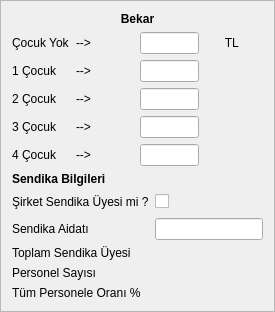
           <widget class="QFrame" name="frame_12">
            <property name="frameShape">
             <enum>QFrame::StyledPanel</enum>
            </property>
            <property name="frameShadow">
             <enum>QFrame::Raised</enum>
            </property>
            <layout class="QGridLayout" name="gridLayout_8">
             <item row="0" column="0">
              <layout class="QGridLayout" name="gridLayout_27" rowstretch="1,1,1,1,1,1" columnstretch="1,1,1,1">
               <item row="0" column="0" colspan="4">
                <widget class="QLabel" name="label_bekar">
                 <property name="sizePolicy">
                  <sizepolicy hsizetype="Expanding" vsizetype="Fixed">
                   <horstretch>0</horstretch>
                   <verstretch>0</verstretch>
                  </sizepolicy>
                 </property>
                 <property name="font">
                  <font>
                   <weight>75</weight>
                   <bold>true</bold>
                  </font>
                 </property>
                 <property name="text">
                  <string>Bekar</string>
                 </property>
                 <property name="alignment">
                  <set>Qt::AlignCenter</set>
                 </property>
                </widget>
               </item>
               <item row="1" column="0">
                <widget class="QLabel" name="label_cocuk_1">
                 <property name="sizePolicy">
                  <sizepolicy hsizetype="Fixed" vsizetype="Expanding">
                   <horstretch>0</horstretch>
                   <verstretch>0</verstretch>
                  </sizepolicy>
                 </property>
                 <property name="text">
                  <string>Çocuk Yok</string>
                 </property>
                </widget>
               </item>
               <item row="1" column="1">
                <widget class="QLabel" name="label_ok_1">
                 <property name="sizePolicy">
                  <sizepolicy hsizetype="Expanding" vsizetype="Fixed">
                   <horstretch>0</horstretch>
                   <verstretch>0</verstretch>
                  </sizepolicy>
                 </property>
                 <property name="text">
                  <string>--&gt;</string>
                 </property>
                </widget>
               </item>
               <item row="1" column="2">
                <widget class="QCommaEdit" name="comma_edit_bekar_cocuk_yok">
                 <property name="sizePolicy">
                  <sizepolicy hsizetype="Expanding" vsizetype="Fixed">
                   <horstretch>0</horstretch>
                   <verstretch>0</verstretch>
                  </sizepolicy>
                 </property>
                 <property name="whatsThis">
                  <string>Sayilari formatina(Or:1,000,234.50) donusturur. </string>
                 </property>
                 <property name="QCommaEdit" stdset="0">
                  <rect>
                   <x>0</x>
                   <y>0</y>
                   <width>100</width>
                   <height>100</height>
                  </rect>
                 </property>
                </widget>
               </item>
               <item row="1" column="3">
                <widget class="QLabel" name="label_tl">
                 <property name="sizePolicy">
                  <sizepolicy hsizetype="Expanding" vsizetype="Fixed">
                   <horstretch>0</horstretch>
                   <verstretch>0</verstretch>
                  </sizepolicy>
                 </property>
                 <property name="text">
                  <string>      TL</string>
                 </property>
                </widget>
               </item>
               <item row="2" column="0">
                <widget class="QLabel" name="label_cocuk_2">
                 <property name="sizePolicy">
                  <sizepolicy hsizetype="Fixed" vsizetype="Expanding">
                   <horstretch>0</horstretch>
                   <verstretch>0</verstretch>
                  </sizepolicy>
                 </property>
                 <property name="text">
                  <string>1 Çocuk</string>
                 </property>
                </widget>
               </item>
               <item row="2" column="1">
                <widget class="QLabel" name="label_ok_2">
                 <property name="sizePolicy">
                  <sizepolicy hsizetype="Expanding" vsizetype="Fixed">
                   <horstretch>0</horstretch>
                   <verstretch>0</verstretch>
                  </sizepolicy>
                 </property>
                 <property name="text">
                  <string>--&gt;</string>
                 </property>
                </widget>
               </item>
               <item row="2" column="2">
                <widget class="QCommaEdit" name="comma_edit_bekar_1_cocuk">
                 <property name="sizePolicy">
                  <sizepolicy hsizetype="Expanding" vsizetype="Fixed">
                   <horstretch>0</horstretch>
                   <verstretch>0</verstretch>
                  </sizepolicy>
                 </property>
                 <property name="whatsThis">
                  <string>Sayilari formatina(Or:1,000,234.50) donusturur. </string>
                 </property>
                 <property name="QCommaEdit" stdset="0">
                  <rect>
                   <x>0</x>
                   <y>0</y>
                   <width>100</width>
                   <height>100</height>
                  </rect>
                 </property>
                </widget>
               </item>
               <item row="3" column="0">
                <widget class="QLabel" name="label_cocuk_3">
                 <property name="sizePolicy">
                  <sizepolicy hsizetype="Fixed" vsizetype="Expanding">
                   <horstretch>0</horstretch>
                   <verstretch>0</verstretch>
                  </sizepolicy>
                 </property>
                 <property name="text">
                  <string>2 Çocuk</string>
                 </property>
                </widget>
               </item>
               <item row="3" column="1">
                <widget class="QLabel" name="label_ok_3">
                 <property name="sizePolicy">
                  <sizepolicy hsizetype="Expanding" vsizetype="Fixed">
                   <horstretch>0</horstretch>
                   <verstretch>0</verstretch>
                  </sizepolicy>
                 </property>
                 <property name="text">
                  <string>--&gt;</string>
                 </property>
                </widget>
               </item>
               <item row="3" column="2">
                <widget class="QCommaEdit" name="comma_edit_bekar_2_cocuk">
                 <property name="sizePolicy">
                  <sizepolicy hsizetype="Expanding" vsizetype="Fixed">
                   <horstretch>0</horstretch>
                   <verstretch>0</verstretch>
                  </sizepolicy>
                 </property>
                 <property name="whatsThis">
                  <string>Sayilari formatina(Or:1,000,234.50) donusturur. </string>
                 </property>
                 <property name="QCommaEdit" stdset="0">
                  <rect>
                   <x>0</x>
                   <y>0</y>
                   <width>100</width>
                   <height>100</height>
                  </rect>
                 </property>
                </widget>
               </item>
               <item row="4" column="0">
                <widget class="QLabel" name="label_cocuk_4">
                 <property name="sizePolicy">
                  <sizepolicy hsizetype="Fixed" vsizetype="Expanding">
                   <horstretch>0</horstretch>
                   <verstretch>0</verstretch>
                  </sizepolicy>
                 </property>
                 <property name="text">
                  <string>3 Çocuk</string>
                 </property>
                </widget>
               </item>
               <item row="4" column="1">
                <widget class="QLabel" name="label_ok_4">
                 <property name="sizePolicy">
                  <sizepolicy hsizetype="Expanding" vsizetype="Fixed">
                   <horstretch>0</horstretch>
                   <verstretch>0</verstretch>
                  </sizepolicy>
                 </property>
                 <property name="text">
                  <string>--&gt;</string>
                 </property>
                </widget>
               </item>
               <item row="4" column="2">
                <widget class="QCommaEdit" name="comma_edit_bekar_3_cocuk">
                 <property name="sizePolicy">
                  <sizepolicy hsizetype="Expanding" vsizetype="Fixed">
                   <horstretch>0</horstretch>
                   <verstretch>0</verstretch>
                  </sizepolicy>
                 </property>
                 <property name="whatsThis">
                  <string>Sayilari formatina(Or:1,000,234.50) donusturur. </string>
                 </property>
                 <property name="QCommaEdit" stdset="0">
                  <rect>
                   <x>0</x>
                   <y>0</y>
                   <width>100</width>
                   <height>100</height>
                  </rect>
                 </property>
                </widget>
               </item>
               <item row="5" column="0">
                <widget class="QLabel" name="label_cocuk_5">
                 <property name="sizePolicy">
                  <sizepolicy hsizetype="Fixed" vsizetype="Expanding">
                   <horstretch>0</horstretch>
                   <verstretch>0</verstretch>
                  </sizepolicy>
                 </property>
                 <property name="text">
                  <string>4 Çocuk</string>
                 </property>
                </widget>
               </item>
               <item row="5" column="1">
                <widget class="QLabel" name="label_ok_5">
                 <property name="sizePolicy">
                  <sizepolicy hsizetype="Expanding" vsizetype="Fixed">
                   <horstretch>0</horstretch>
                   <verstretch>0</verstretch>
                  </sizepolicy>
                 </property>
                 <property name="text">
                  <string>--&gt;</string>
                 </property>
                </widget>
               </item>
               <item row="5" column="2">
                <widget class="QCommaEdit" name="comma_edit_bekar_4_cocuk">
                 <property name="sizePolicy">
                  <sizepolicy hsizetype="Expanding" vsizetype="Fixed">
                   <horstretch>0</horstretch>
                   <verstretch>0</verstretch>
                  </sizepolicy>
                 </property>
                 <property name="whatsThis">
                  <string>Sayilari formatina(Or:1,000,234.50) donusturur. </string>
                 </property>
                 <property name="QCommaEdit" stdset="0">
                  <rect>
                   <x>0</x>
                   <y>0</y>
                   <width>100</width>
                   <height>100</height>
                  </rect>
                 </property>
                </widget>
               </item>
              </layout>
             </item>
             <item row="2" column="0">
              <layout class="QGridLayout" name="gridLayout_12" rowstretch="1,1,1,1,1" columnstretch="1,2,10,20">
               <item row="0" column="0" colspan="2">
                <widget class="QLabel" name="label_27">
                 <property name="sizePolicy">
                  <sizepolicy hsizetype="Fixed" vsizetype="Fixed">
                   <horstretch>0</horstretch>
                   <verstretch>0</verstretch>
                  </sizepolicy>
                 </property>
                 <property name="text">
                  <string>Şirket Sendika Üyesi mi ?</string>
                 </property>
                </widget>
               </item>
               <item row="0" column="2">
                <widget class="QCheckBox" name="checkBox_sendika_uyesi_mi">
                 <property name="text">
                  <string/>
                 </property>
                </widget>
               </item>
               <item row="0" column="3">
                <spacer name="horizontalSpacer_16">
                 <property name="orientation">
                  <enum>Qt::Horizontal</enum>
                 </property>
                 <property name="sizeHint" stdset="0">
                  <size>
                   <width>40</width>
                   <height>20</height>
                  </size>
                 </property>
                </spacer>
               </item>
               <item row="1" column="0" colspan="2">
                <widget class="QLabel" name="label_28">
                 <property name="sizePolicy">
                  <sizepolicy hsizetype="Fixed" vsizetype="Fixed">
                   <horstretch>0</horstretch>
                   <verstretch>0</verstretch>
                  </sizepolicy>
                 </property>
                 <property name="text">
                  <string>Sendika Aidatı</string>
                 </property>
                </widget>
               </item>
               <item row="1" column="2" colspan="2">
                <widget class="QCommaEdit" name="commaEdit_sendika_aidati">
                 <property name="whatsThis">
                  <string>Sayilari formatina(Or:1,000,234.50) donusturur. </string>
                 </property>
                 <property name="QCommaEdit" stdset="0">
                  <rect>
                   <x>0</x>
                   <y>0</y>
                   <width>100</width>
                   <height>100</height>
                  </rect>
                 </property>
                </widget>
               </item>
               <item row="2" column="0" colspan="2">
                <widget class="QLabel" name="label_29">
                 <property name="sizePolicy">
                  <sizepolicy hsizetype="Fixed" vsizetype="Fixed">
                   <horstretch>0</horstretch>
                   <verstretch>0</verstretch>
                  </sizepolicy>
                 </property>
                 <property name="text">
                  <string>Toplam Sendika Üyesi</string>
                 </property>
                </widget>
               </item>
               <item row="2" column="2">
                <widget class="QLabel" name="label_top_sendika_uyesi">
                 <property name="sizePolicy">
                  <sizepolicy hsizetype="Preferred" vsizetype="Fixed">
                   <horstretch>0</horstretch>
                   <verstretch>0</verstretch>
                  </sizepolicy>
                 </property>
                 <property name="styleSheet">
                  <string notr="true">color: rgb(255, 0, 0);</string>
                 </property>
                 <property name="text">
                  <string/>
                 </property>
                </widget>
               </item>
               <item row="3" column="0" colspan="2">
                <widget class="QLabel" name="label_30">
                 <property name="sizePolicy">
                  <sizepolicy hsizetype="Fixed" vsizetype="Fixed">
                   <horstretch>0</horstretch>
                   <verstretch>0</verstretch>
                  </sizepolicy>
                 </property>
                 <property name="text">
                  <string>Personel Sayısı</string>
                 </property>
                </widget>
               </item>
               <item row="3" column="2">
                <widget class="QLabel" name="label_personel_sayisi">
                 <property name="sizePolicy">
                  <sizepolicy hsizetype="Preferred" vsizetype="Fixed">
                   <horstretch>0</horstretch>
                   <verstretch>0</verstretch>
                  </sizepolicy>
                 </property>
                 <property name="styleSheet">
                  <string notr="true">color: rgb(255, 0, 0);</string>
                 </property>
                 <property name="text">
                  <string/>
                 </property>
                </widget>
               </item>
               <item row="4" column="0" colspan="2">
                <widget class="QLabel" name="label_31">
                 <property name="sizePolicy">
                  <sizepolicy hsizetype="Fixed" vsizetype="Fixed">
                   <horstretch>0</horstretch>
                   <verstretch>0</verstretch>
                  </sizepolicy>
                 </property>
                 <property name="text">
                  <string>Tüm Personele Oranı %</string>
                 </property>
                </widget>
               </item>
               <item row="4" column="2">
                <widget class="QLabel" name="label_tum_personele_orani">
                 <property name="sizePolicy">
                  <sizepolicy hsizetype="Preferred" vsizetype="Fixed">
                   <horstretch>0</horstretch>
                   <verstretch>0</verstretch>
                  </sizepolicy>
                 </property>
                 <property name="styleSheet">
                  <string notr="true">color: rgb(255, 0, 0);</string>
                 </property>
                 <property name="text">
                  <string/>
                 </property>
                </widget>
               </item>
              </layout>
             </item>
             <item row="1" column="0">
              <widget class="QLabel" name="label_49">
               <property name="sizePolicy">
                <sizepolicy hsizetype="Expanding" vsizetype="Fixed">
                 <horstretch>0</horstretch>
                 <verstretch>0</verstretch>
                </sizepolicy>
               </property>
               <property name="font">
                <font>
                 <weight>75</weight>
                 <bold>true</bold>
                </font>
               </property>
               <property name="text">
                <string>Sendika Bilgileri</string>
               </property>
              </widget>
             </item>
            </layout>
           </widget>
